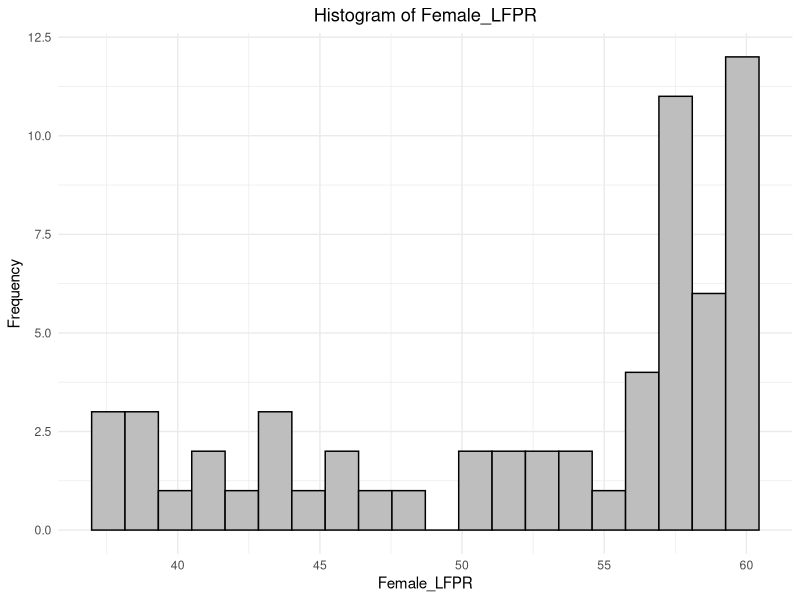
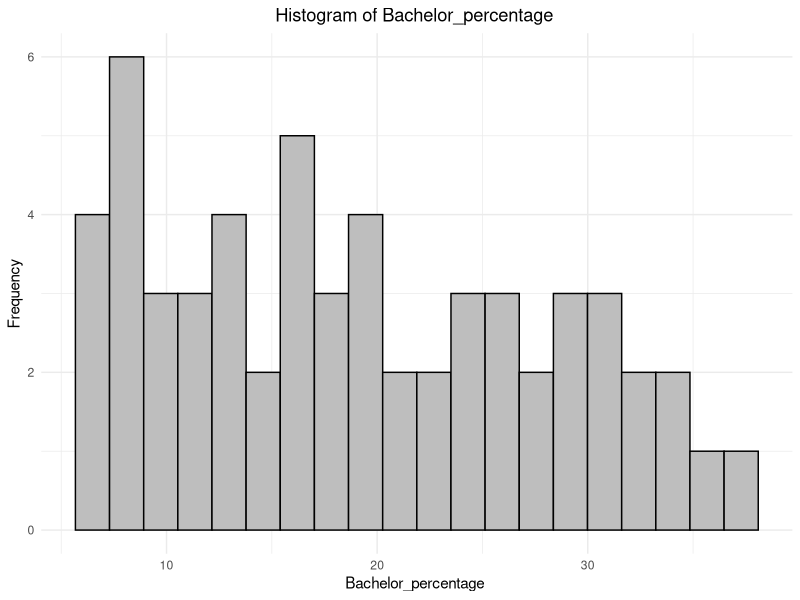
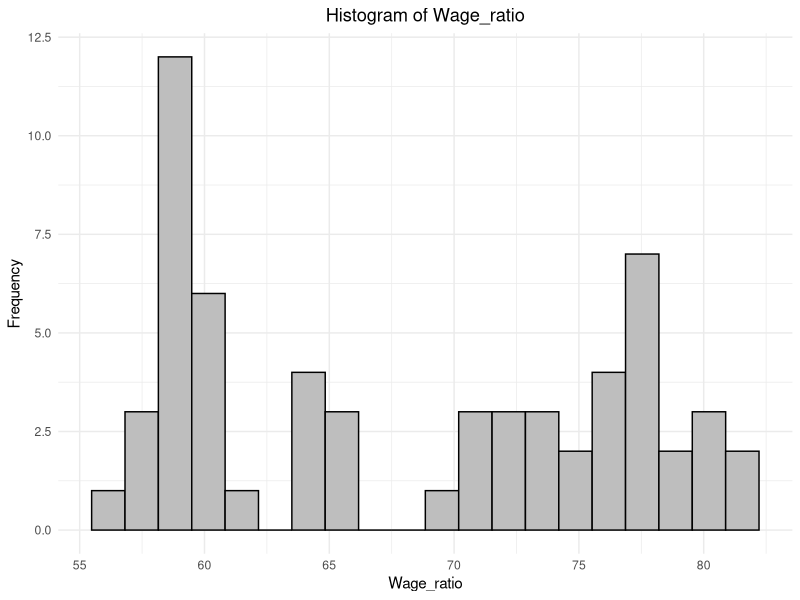
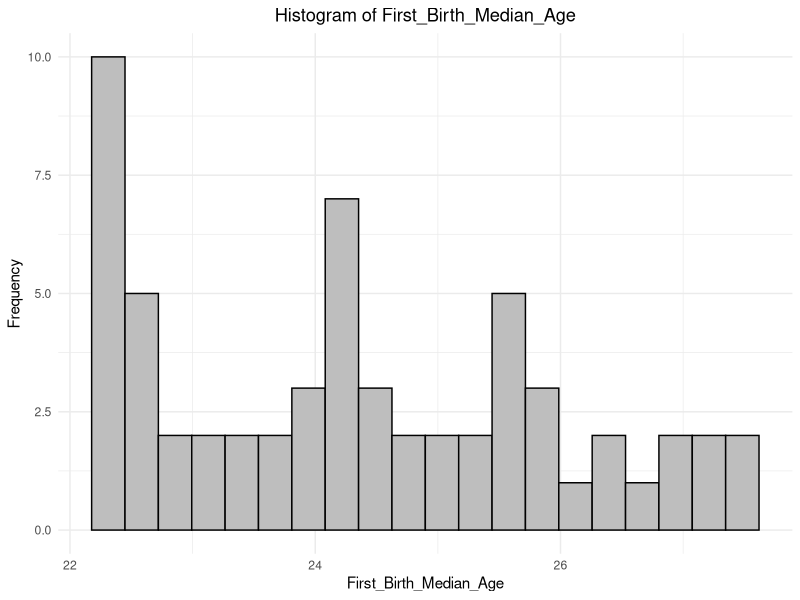

Write R code to recreate these figures, in order.

library(ggplot2)
library(dplyr)

wage <- read.csv("DS4002-Project2-Data.csv")

# Summary Statistics
summary(wage)

# Female_LFPR
sd(wage$Female_LFPR)

ggplot(wage, aes(x = Female_LFPR)) +
  geom_histogram(bins = 20, fill = "grey", color="black") + 
  labs(title = "Histogram of Female_LFPR", 
       x = "Female_LFPR", 
       y = "Frequency") + theme_minimal() + 
  theme(plot.title = element_text(hjust = 0.5)) 

# Bachelor_percentage 
clean_data <- wage %>% filter(!is.na(Bachelor_percentage))
sd(clean_data$Bachelor_percentage)

ggplot(clean_data, aes(x = Bachelor_percentage)) +
  geom_histogram(bins = 20, fill = "grey", color="black") + 
  labs(title = "Histogram of Bachelor_percentage ", 
       x = "Bachelor_percentage ", 
       y = "Frequency") + theme_minimal() + 
  theme(plot.title = element_text(hjust = 0.5)) 

# Wage_ratio
sd(wage$Wage_ratio)

ggplot(wage, aes(x = Wage_ratio)) +
  geom_histogram(bins = 20, fill = "grey", color="black") + 
  labs(title = "Histogram of Wage_ratio", 
       x = "Wage_ratio", 
       y = "Frequency") + theme_minimal() + 
  theme(plot.title = element_text(hjust = 0.5)) 

# First_Birth_Median Age
sd(wage$First_Birth_Median_Age)

ggplot(wage, aes(x = First_Birth_Median_Age)) +
  geom_histogram(bins = 20, fill = "grey", color="black") + 
  labs(title = "Histogram of First_Birth_Median_Age", 
       x = "First_Birth_Median_Age", 
       y = "Frequency") + theme_minimal() + 
  theme(plot.title = element_text(hjust = 0.5)) 